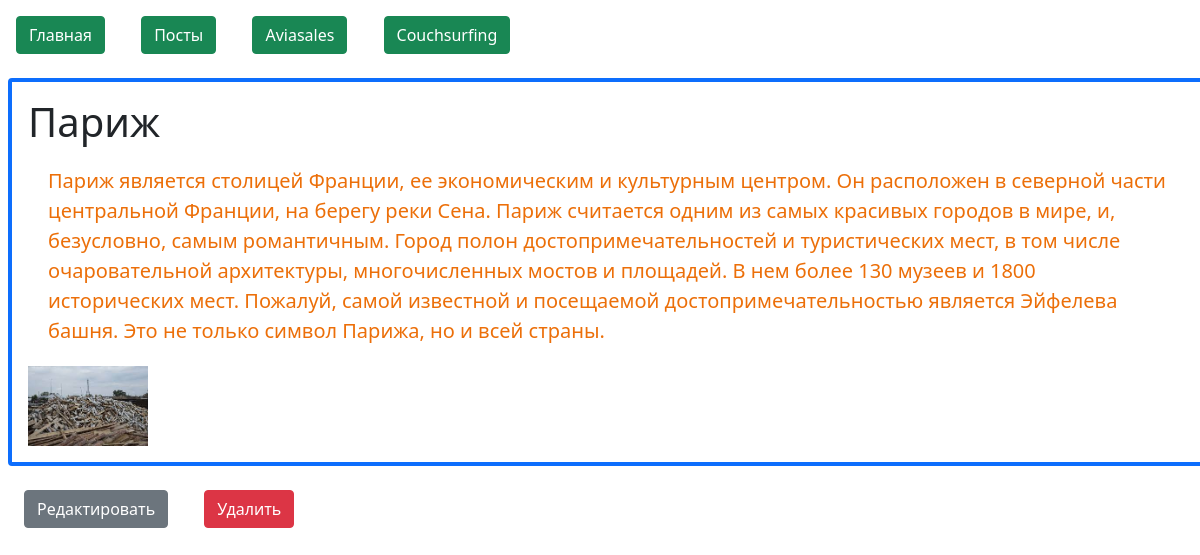
/post/1, run on the app's committed database.
### tur/models.py (models this page shows, shortened)
class Posts(models.Model):
    title = models.CharField(max_length=100)
    text = models.TextField()
    image = models.CharField(max_length=100, default='')
    content = models.TextField(default='')

### tur/views.py (the view)
# urls.py: path('post/<int:id>',views.post),
def post(request,id):
    post = Posts.objects.get(id = id)
    username = request.user
    return render(request, 'post.html', {'post': post, 'username':username})

### tur/templates/post.html (shortened to what this page needs)
{% extends "base.html" %}
{% load static %}
{% block content %}
        <a class="btn btn-success  m-3" href="/">
            Главная
        </a>
        <a class="btn btn-success  m-3" href="/posts">
            Посты
        </a>
        <a class="btn btn-success  m-3" href="https://www.aviasales.com/">
            Aviasales
        </a>
        <a class="btn btn-success  m-3" href="https://www.couchsurfing.com/">
            Couchsurfing
        </a>
            <div class = "border border-4 border-primary w-100 m-2 p-3 rounded">
                <h3 class = "fs-1">{{post.title}}</h3>
                <p class = "post-text">{{post.content}} </p>
                <img style="width: 10vw;" src = "/static/images/{{post.image}}" alt=""/>
            </div>
            <div class="m-2">
                 <a  class="btn btn-secondary  m-3"  href="/editpost/{{post.id}}">
                     Редактировать
                </a>
                 <a  class="btn btn-danger  m-3" href="/deletepost/{{post.id}}">
                        Удалить
                </a>
            </div>
{% endblock %}

### tur/static/css/style.css (style rules this page uses)
.post-text { color: rgb(236, 111, 9); margin: 20px; font-size: 20px; }

### data on the page
Posts: title "Париж", content "Париж является столицей Франции, ее экономическим и культурным центром. Он расположен в северной части центральной Франции, на берегу реки Сена. Париж считается одним из самых красивых городов в мире, и, безусловно, самым романтичным. Город полон достопримечательностей и туристических мест, в том числе очаровательной архитектуры, многочисленных мостов и площадей. В нем более 130 музеев и 1800 исторических мест. Пожалуй, самой известной и посещаемой достопримечательностью является Эйфелева башня. Это не только символ Парижа, но и всей страны.", image (picture)
